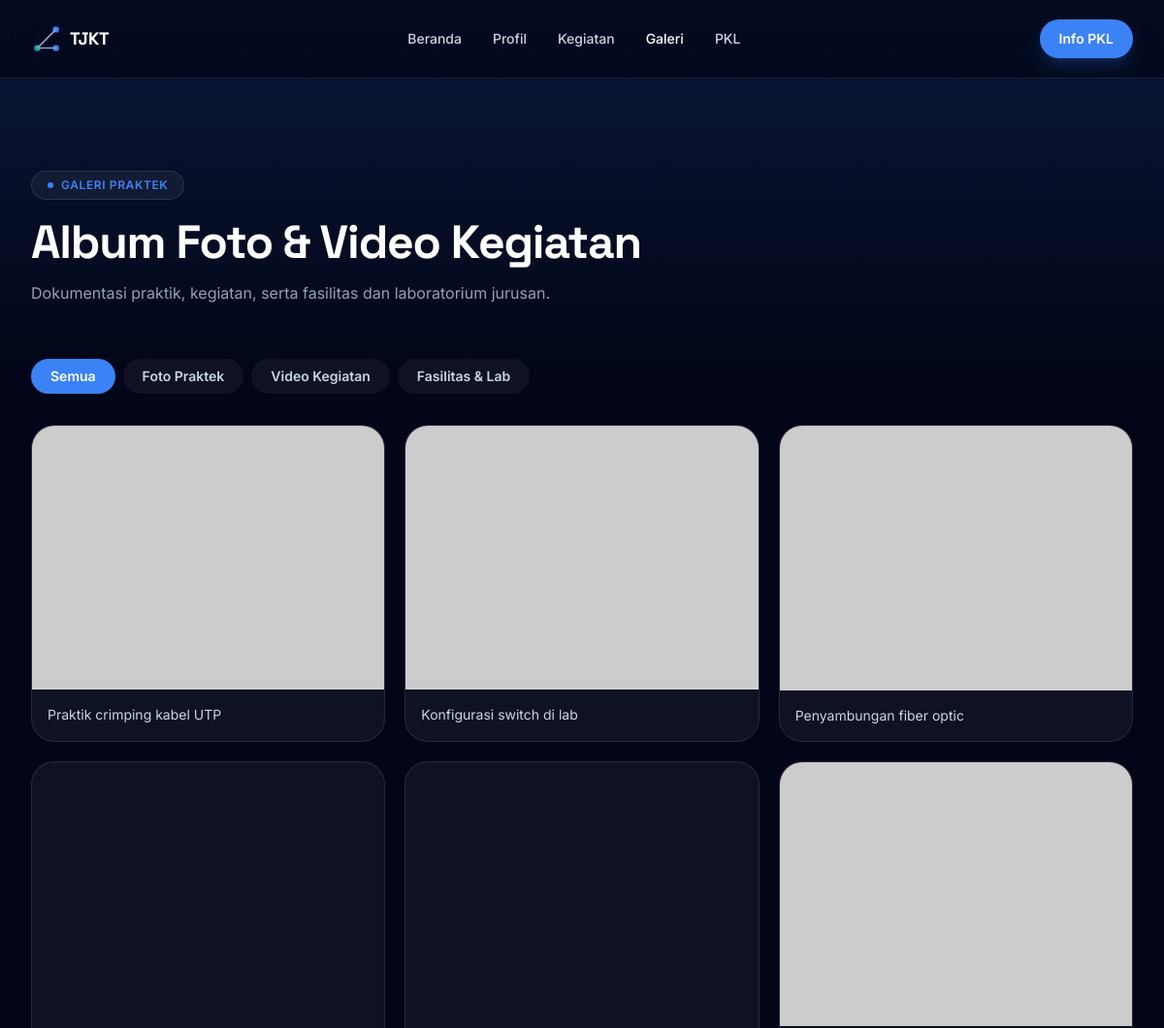
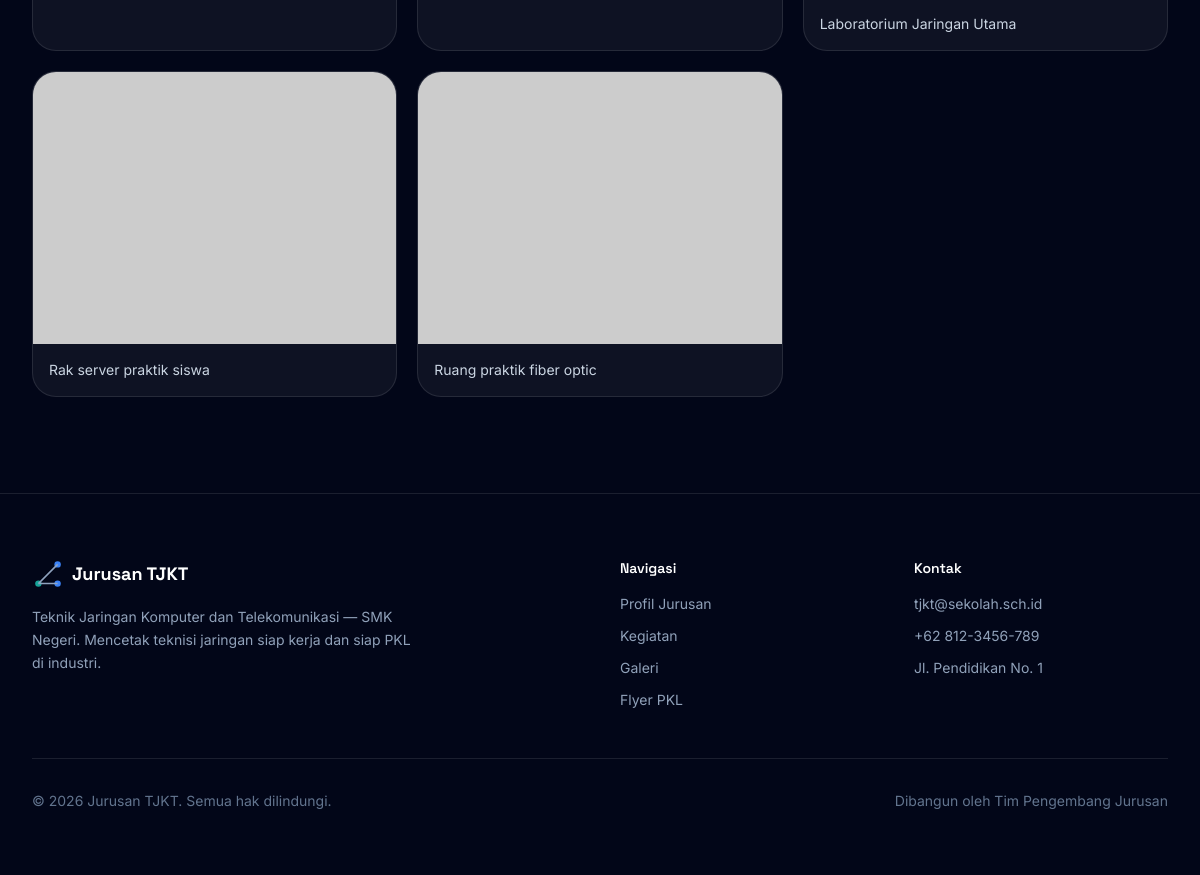
/pages/galeri.php, run on the app's committed database (2 pictures, top to bottom).
### tables this page shows
CREATE TABLE IF NOT EXISTS galeri (
    id          INT UNSIGNED AUTO_INCREMENT PRIMARY KEY,
    tipe        ENUM('foto', 'video') NOT NULL,
    kategori    ENUM('praktek', 'kegiatan', 'fasilitas') NOT NULL,
    url         VARCHAR(255) NOT NULL,    
    caption     VARCHAR(255) DEFAULT NULL,
    created_at  TIMESTAMP    NOT NULL DEFAULT CURRENT_TIMESTAMP
);

### pages/galeri.php (the view, shortened to what this page needs)
<?php
$pdo   = get_db();
$items = [];
if ($pdo) {
    try {
        $items = $pdo->query('SELECT tipe, kategori, url, caption FROM galeri ORDER BY created_at DESC')->fetchAll();
    } catch (PDOException $e) {  }
}
require __DIR__ . '/../includes/header.php';
?>
<header class="relative pb-10 pt-36 sm:pb-14 sm:pt-44">
    <div class="pointer-events-none absolute inset-x-0 top-0 -z-10 h-96 bg-gradient-to-b from-brand-primary/15 to-transparent"></div>
    <div class="mx-auto max-w-7xl px-6 lg:px-8">
        <span class="inline-flex items-center gap-2 rounded-full border border-white/10 bg-white/5 px-4 py-1.5 text-xs font-semibold uppercase tracking-wider text-brand-primary">
            <span class="h-1.5 w-1.5 rounded-full bg-brand-primary"></span>
            Galeri Praktek
        </span>
        <h1 class="mt-5 max-w-2xl font-display text-3xl font-bold tracking-tight text-white sm:text-4xl lg:text-5xl">Album Foto &amp; Video Kegiatan</h1>
        <p class="mt-4 max-w-xl text-slate-400">Dokumentasi praktik, kegiatan, serta fasilitas dan laboratorium jurusan.</p>
    </div>
</header>
<section class="pb-24">
    <div class="mx-auto max-w-7xl px-6 lg:px-8">
        <div class="mb-8 flex flex-wrap gap-2">
            <button class="tab-btn rounded-full bg-brand-primary px-5 py-2 text-sm font-semibold text-white transition" data-filter="semua">Semua</button>
            <button class="tab-btn rounded-full bg-white/5 px-5 py-2 text-sm font-semibold text-slate-300 transition hover:bg-white/10" data-filter="praktek">Foto Praktek</button>
            <button class="tab-btn rounded-full bg-white/5 px-5 py-2 text-sm font-semibold text-slate-300 transition hover:bg-white/10" data-filter="kegiatan">Video Kegiatan</button>
            <button class="tab-btn rounded-full bg-white/5 px-5 py-2 text-sm font-semibold text-slate-300 transition hover:bg-white/10" data-filter="fasilitas">Fasilitas &amp; Lab</button>
        </div>
        <div class="grid grid-cols-1 gap-5 sm:grid-cols-2 lg:grid-cols-3">
            <?php foreach ($items as $g): ?>
                <?php if ($g['tipe'] === 'video'): ?>
                <div class="gallery-item overflow-hidden rounded-3xl border border-white/10 bg-white/5" data-kategori="<?= htmlspecialchars($g['kategori']) ?>">
                    <div class="video-embed">
                        <iframe src="<?= htmlspecialchars($g['url']) ?>" title="<?= htmlspecialchars($g['caption'] ?: 'Video kegiatan TJKT') ?>" allowfullscreen></iframe>
                    </div>
                </div>
                <?php else: ?>
                <div class="gallery-item group cursor-pointer overflow-hidden rounded-3xl border border-white/10 bg-white/5" data-kategori="<?= htmlspecialchars($g['kategori']) ?>" data-full="<?= htmlspecialchars($g['url']) ?>">
                    <div class="aspect-[4/3] overflow-hidden">
                        <img src="<?= htmlspecialchars($g['url']) ?>" alt="<?= htmlspecialchars($g['caption'] ?? 'Galeri') ?>" class="h-full w-full object-cover transition duration-500 group-hover:scale-105">
                    </div>
                    <?php if (!empty($g['caption'])): ?>
                    <span class="block p-4 text-sm text-slate-300"><?= htmlspecialchars($g['caption']) ?></span>
                    <?php endif; ?>
                </div>
                <?php endif; ?>
            <?php endforeach; ?>
        </div>
    </div>
</section>
<?php require __DIR__ . '/../includes/footer.php'; ?>

### assets/css/custom.css (style rules this page uses)
html { scroll-behavior: smooth; }
.video-embed { position: relative; width: 100%; aspect-ratio: 16 / 9; overflow: hidden; }
.video-embed iframe { position: absolute; inset: 0; width: 100%; height: 100%; border: 0; }

### data on the page
galeri: caption "Praktik crimping kabel UTP"
galeri: caption "Konfigurasi switch di lab"
galeri: caption "Penyambungan fiber optic"
galeri: caption "Laboratorium Jaringan Utama"
galeri: caption "Rak server praktik siswa"
galeri: caption "Ruang praktik fiber optic"
